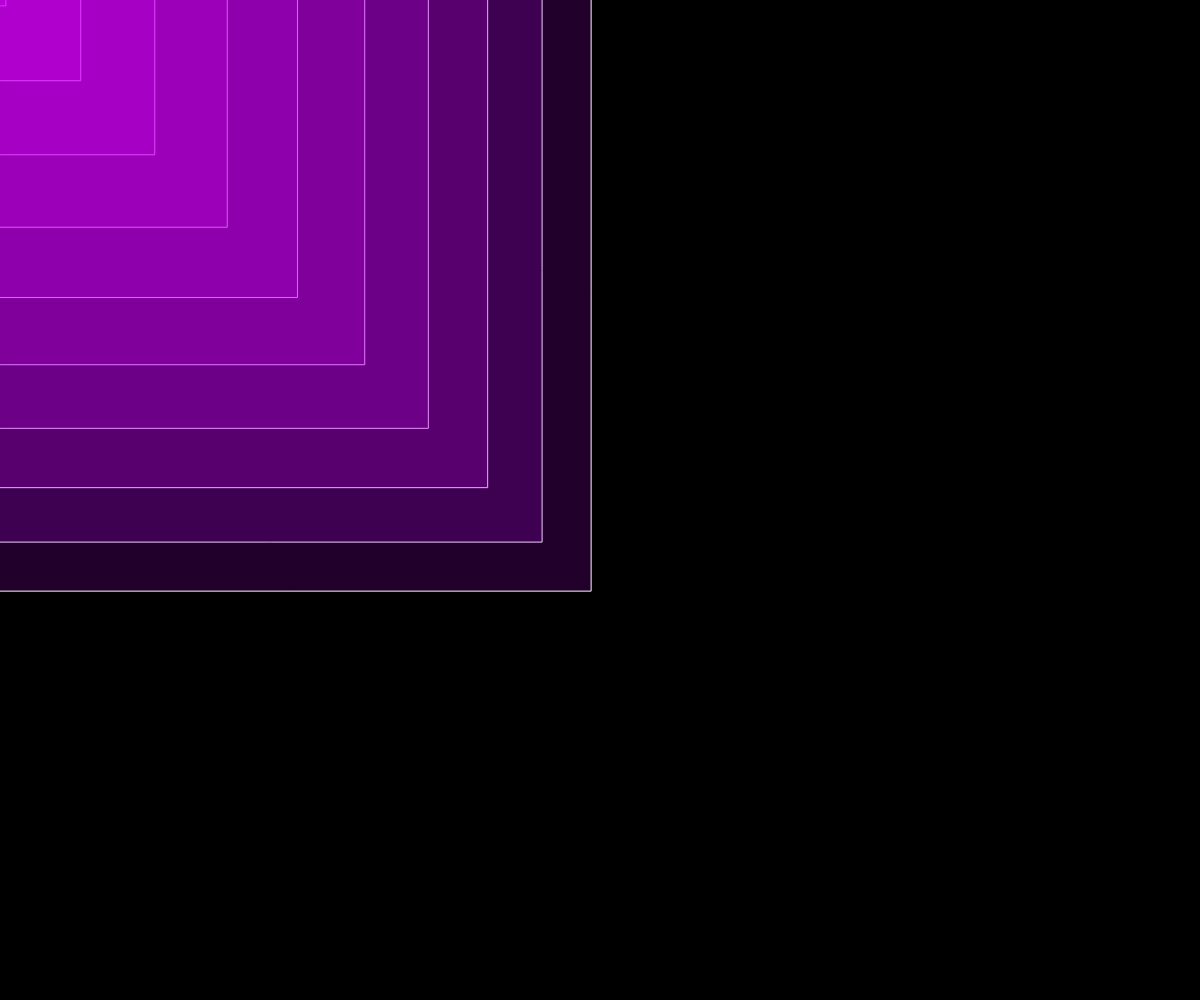
Frame 1 (no input)
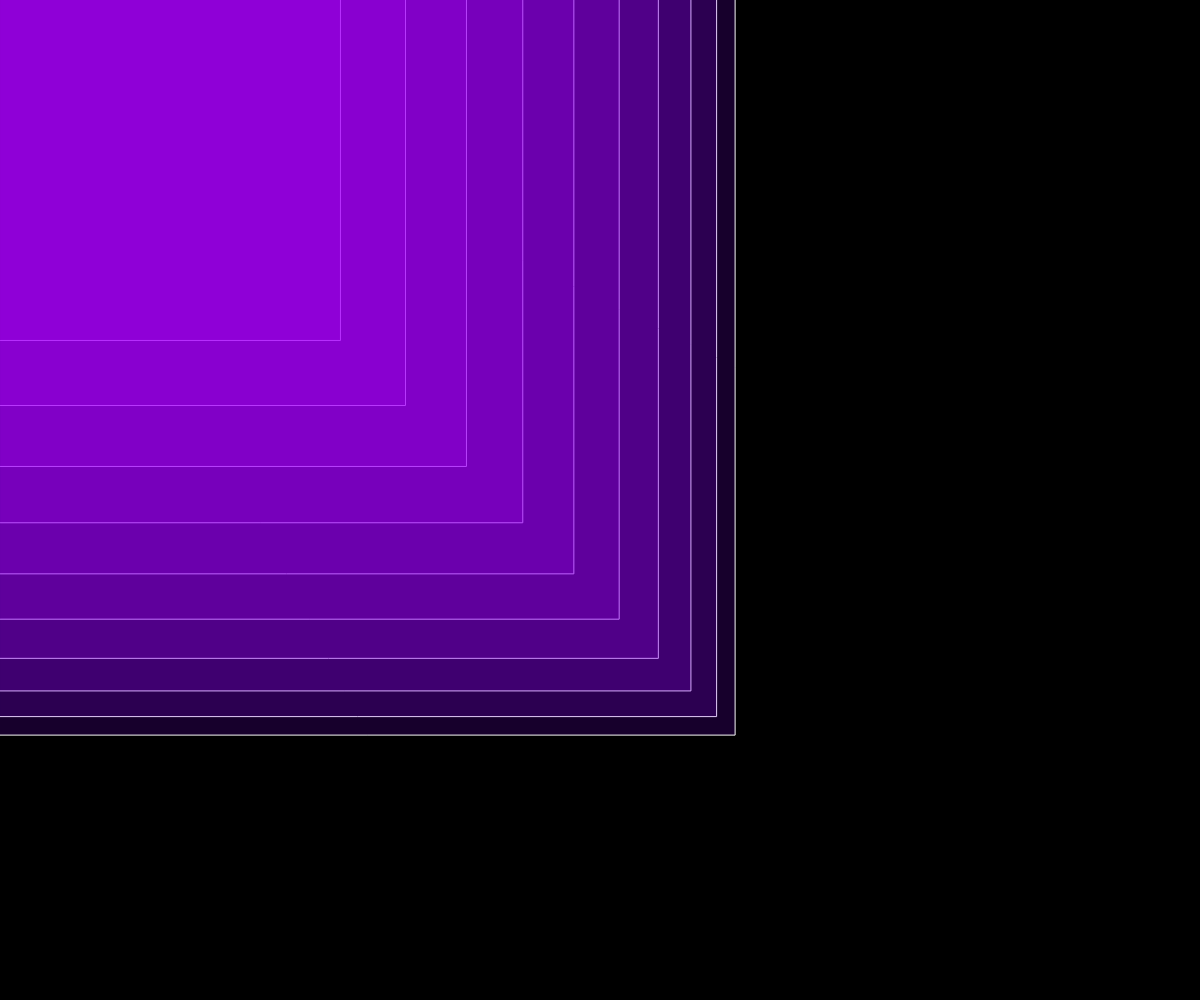
Frame 60 (no input)
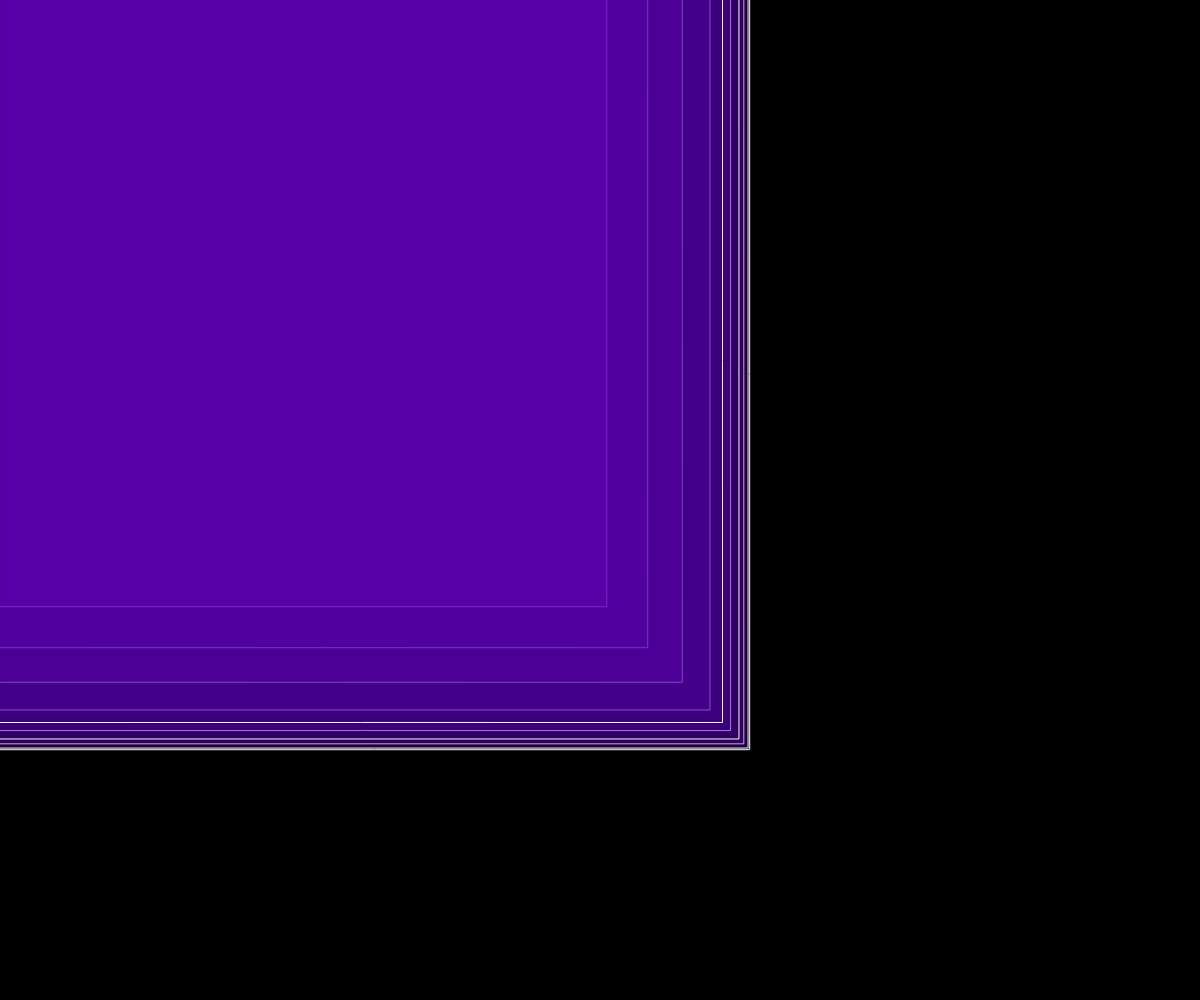
Frame 120 (the mouse pressed at the canvas centre since frame 60)

The p5.js sketch that drew these frames (run headless with seeded random() and noise() and a simulated clock; from frame 60 on, the mouse is pressed at the canvas centre):

// p5.js sketch
// ── sketch.js
//global vars
let cycle_period = 800;
let i = 10;
let num_frame = 10;
let width = 1500;
let alpha = 0;
let value = 0;

//canvas
function setup() {
  createCanvas(windowWidth, windowHeight);
  stroke(250, 250, 250);
}

function draw() {
    background(0, 0, 0)
    for(let i = 0; i < num_frame; i++){
    value = (frameCount%cycle_period)/cycle_period*(2*PI);
    let c = i/num_frame;
    let j = sin(value+c);
    j *= 5;
    alpha = abs(j)
    
    // color
    let red = 100+cos(value+c)*150;
    let green = 0;
    let blue = 200+cos(value+c)*250;
    fill(red, green, blue, 40+alpha);
   
    push();
    
    let x = -width * sin(value+c)/2;
    let y = -width * sin(value+c)/2
    let draw_width = width*sin(value+c);
    // translate(windowWidth/2, windowHeight/2);
    square(x, y, draw_width);
    pop();
  }
}
